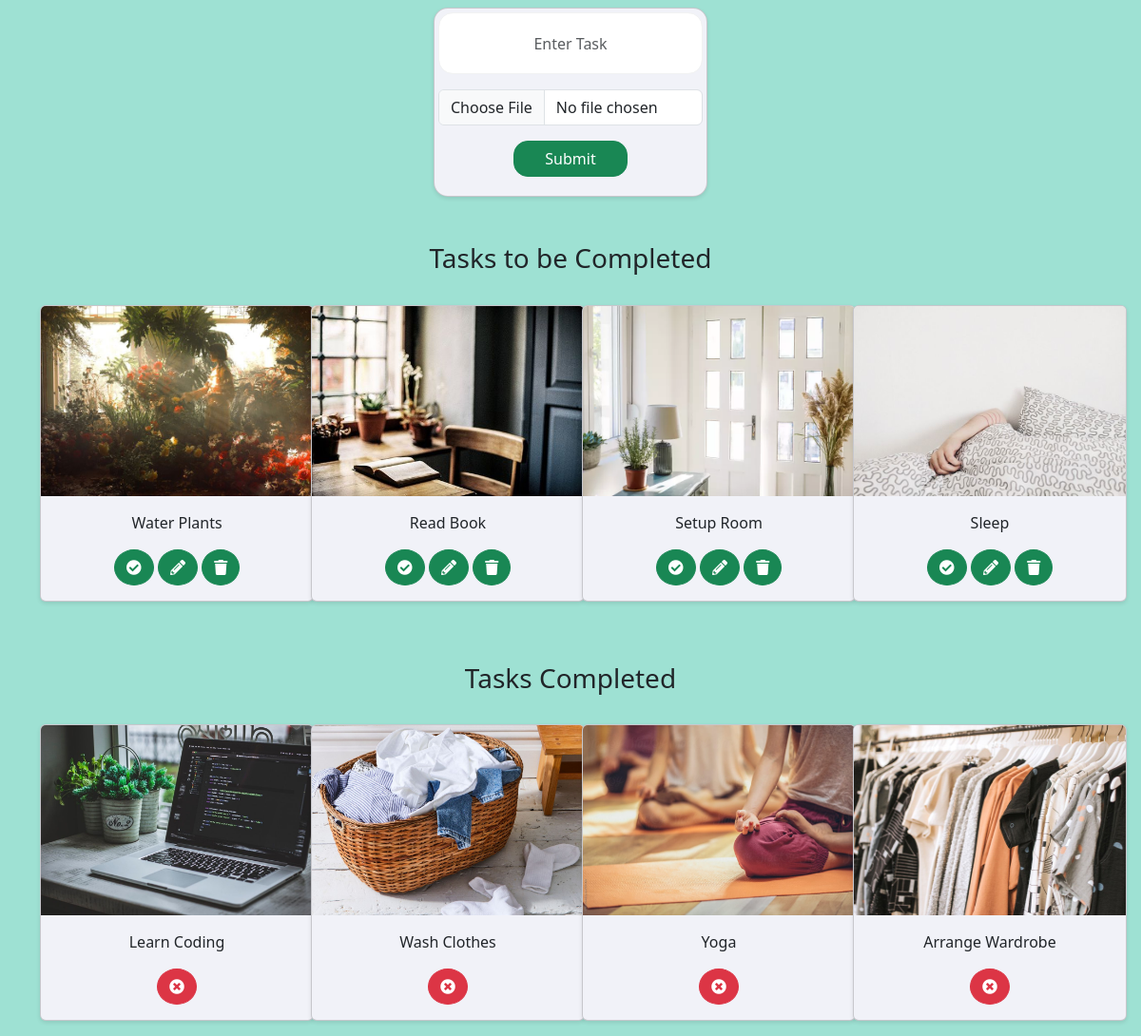
The page / on the database its author committed.
### todoapp/models.py (models this page shows, shortened)
class Task(models.Model):
    task = models.TextField(max_length=200)
    image = models.ImageField(upload_to='images', default='Introduction to Mocha Testing Framework.jpg')
    is_completed = models.BooleanField(default=False)
    created_at = models.DateTimeField(auto_now_add=True)
    updated_at = models.DateTimeField(auto_now=True)

### todoapp/views.py (the view)
# urls.py: path('', views.home, name='home'),
def home(request):
    task_completed = Task.objects.filter(is_completed=True)
    task_not_completed = Task.objects.filter(is_completed=False)
    context = {
        'task_completed': task_completed,
        'task_not_completed': task_not_completed,
    }
    return render(request, 'home.html', context)

### templates/home.html (shortened to what this page needs)
{% load static %}
<!DOCTYPE html>
<html lang="en">
<head>
    <link rel="stylesheet" href="https://cdn.jsdelivr.net/npm/@fortawesome/fontawesome-free@5.15.4/css/all.min.css">
    <link rel="stylesheet" href="https://cdn.jsdelivr.net/npm/bootstrap@5.3.0/dist/css/bootstrap.min.css">
    <link rel="stylesheet" href="{% static 'style.css' %}">
</head>
<body>
    <div class="card p-1 mt-2 text-center mx-auto" style="width: 18rem; border-radius: 15px;">
        <form action="{% url 'addtask' %}" method="POST" enctype="multipart/form-data">
            <input class="form-control input-task text-center" type="text" placeholder="Enter Task" name="task">
            <div class="input-group mt-3 mx-auto">
                <input name="image" type="file" accept="image/jpeg, image/png, image/gif" class="form-control img-upload" id="inputGroupFile04" aria-describedby="inputGroupFileAddon04" aria-label="Upload">
            </div>
            <div class="card-body">
                <input type="submit" style="width: 120px; border-radius: 15px;" class="btn btn-success">
            </div>
        </form>
    </div>
    <div class="container">
        {% if task_not_completed %}
            <h3 class="text-center mt-5">Tasks to be Completed</h3>
        {% endif %}
        <div class="row justify-content-center mt-3">
            {% for t in task_not_completed %}
                <div class="col-9 col-sm-12 col-md-4 col-lg-3 mt-3 mb-3">
                    <div class="card" style="width: 18rem;">
                        <img src="{{t.image.url}}" height="200px" class="card-img-top" alt="...">
                        <div class="card-body mx-auto text-center">
                            <p class="card-text">{{t.task}}</p>
                            <div class="d-inline-block">
                                <a href="{% url 'mark_done' t.pk %}" style="border-radius:100%;" class="btn btn-success"><i class="fas fa-check-circle"></i></a>
                                <a href="{% url 'update' t.pk %}" style="border-radius:100%;" class="btn btn-success"><i class="fas fa-pencil-alt"></i></a>
                                <a href="{% url 'delete' t.pk %}" style="border-radius:100%;" class="btn btn-success"><i class="fas fa-trash"></i></a>
                            </div>
                        </div>
                    </div>
                </div>
            {% endfor %}
        </div>
    </div>
<div class="container">
        {% if task_completed %}
            <h3 class="text-center mt-5">Tasks Completed</h3>
        {% endif %}
        <div class="row justify-content-center mt-3">
            {% for tasks in task_completed %}
                <div class="col-9 col-sm-12 col-md-4 col-lg-3 mt-3 mb-3">
                    <div class="card" style="width: 18rem;">
                        <img src="{{tasks.image.url}}" height="200px" class="card-img-top" alt="...">
                        <div class="card-body mx-auto text-center">
                            <p class="card-text">{{tasks.task}}</p>
                            <div class="d-inline-block">
                                <a href="{% url 'mark_undone' tasks.pk %}" style="border-radius:100%;" class="btn btn-danger"><i class="fas fa-times-circle"></i></a>
                            </div>
                        </div>
                    </div>
                </div>
            {% endfor %}
        </div>
    </div>
</body>
</html>

### static/style.css (style rules this page uses)
body { background-color: #9EE1D3; }
.card { background-color: #F1F2F8; box-shadow: 0 2px 4px rgba(0, 0, 0, 0.1); }
.input-task { border: 0.5px solid #F1F2F2; border-radius: 15px; height: 65px !important; }

### rows shown on the page
Task: image (picture), task "Water Plants"
Task: image (picture), task "Read Book"
Task: image (picture), task "Setup Room"
Task: image (picture), task "Sleep"
Task: image (picture), task "Learn Coding"
Task: image (picture), task "Wash Clothes"
Task: image (picture), task "Yoga"
Task: image (picture), task "Arrange Wardrobe"
